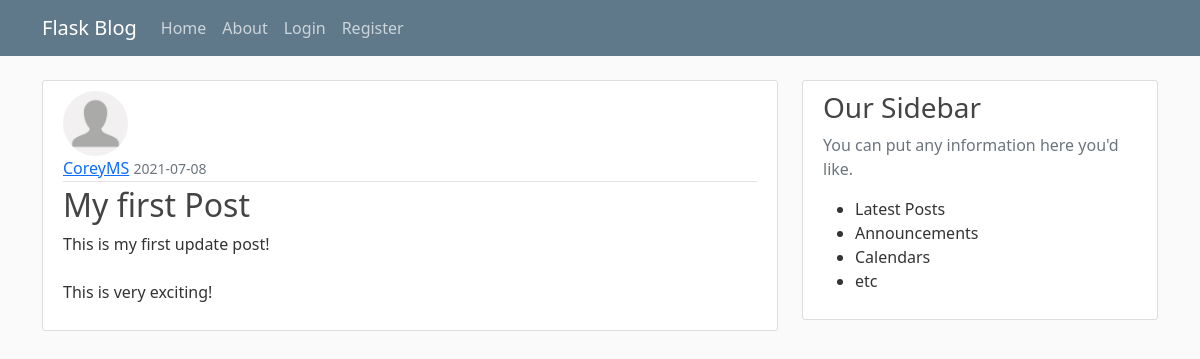
/post/1, run on an earlier commit of the app's database.
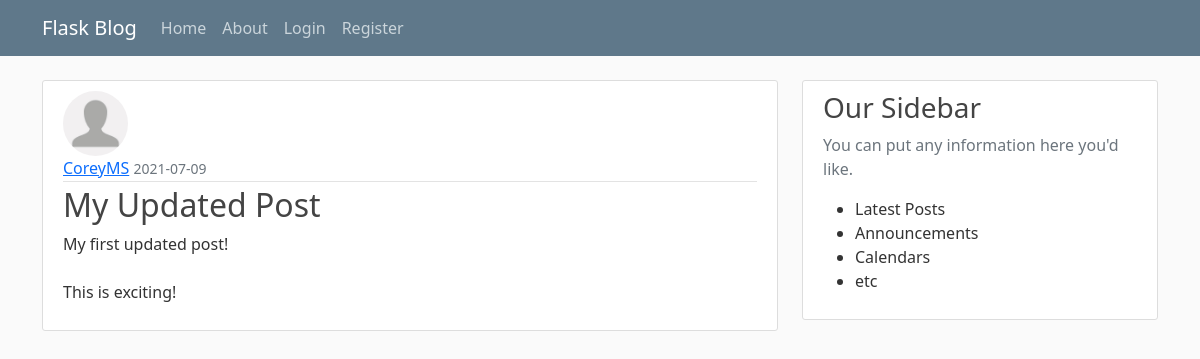
And on a later commit of the database.
### flaskblog/models.py (models this page shows, shortened)
class Post(db.Model):
    id = db.Column(db.Integer, primary_key=True)
    title = db.Column(db.String(100), nullable=False)
    date_posted = db.Column(db.DateTime, nullable=False, default=datetime.utcnow)
    content = db.Column(db.Text, nullable=False)
    user_id = db.Column(db.Integer, db.ForeignKey('user.id'), nullable=False)

### flaskblog/routes.py (the view)
@app.route("/post/<int:post_id>")
def post(post_id):
    post = Post.query.get_or_404(post_id)
    return render_template('post.html', title=post.title,  post=post)

### flaskblog/templates/post.html (shortened to what this page needs)
{% extends "layout.html" %}
{% block content %}
    <article class="media content-section">
        <img class="rounded-circle article-img" src="{{ url_for('static', filename='profile_pics/' + post.author.image_file) }}">
        <div class="media-body">
            <div class="article-metadata">
                <a class="mr-2" href="{{ url_for('user_posts', username=post.author.username) }}">{{ post.author.username }}</a>
                <small class="text-muted">{{ post.date_posted.strftime('%Y-%m-%d') }}</small>
            </div>
            <h2 class="article-title">{{ post.title }}</h2>
            <p class="article-content">{{ post.content }}</p>
        </div>
    </article>
{% endblock content %}

What changed in the data, as far as the page shows it:
changed Post: date_posted "2021-07-08" → "2021-07-09"; title "My first Post" → "My Updated Post"; content "This is my first update post! This is very exciting!" → "My first updated post! This is exciting!"
